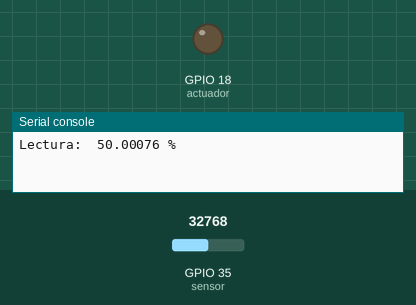
Bench run of a program on a simulated ESP32 board running MicroPython. Shown: output pins drawn as LEDs (lit = HIGH), the last lines printed to the serial console. Inputs (shaded band) come from the test bench; at power-on: GPIO 35 (sensor) = 32768 (analog values on the 0–65535 scale).

Above: at 0.1 s.
At 0.6 s:
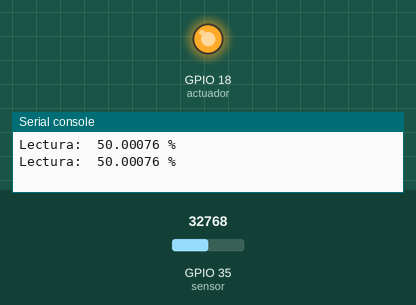
Timing chart, 0 to 2.1 s (numbered marks = the images above):
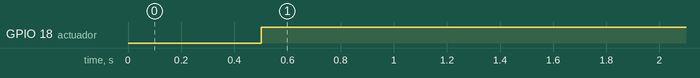

Measured:
- by itself, GPIO 18 (actuador): LOW → HIGH at 0.50 s

The program:

niveldeAgua.py
```python
from machine import Pin,ADC
from time import sleep

sensor= ADC(Pin(35))
actuador = Pin(18, Pin.OUT)

while True:
    valor = sensor.read_u16()
    porcentaje = (valor*100)/65535
    print("Lectura: ",porcentaje, "%")
    sleep(0.5)

    if porcentaje >= 75:
        actuador.value(0)
    else:
        actuador.value(1)


        
```
